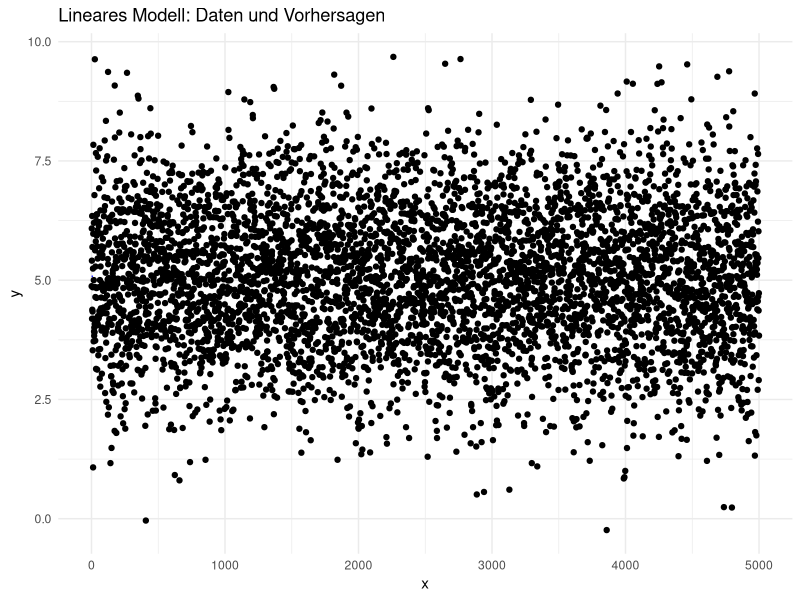
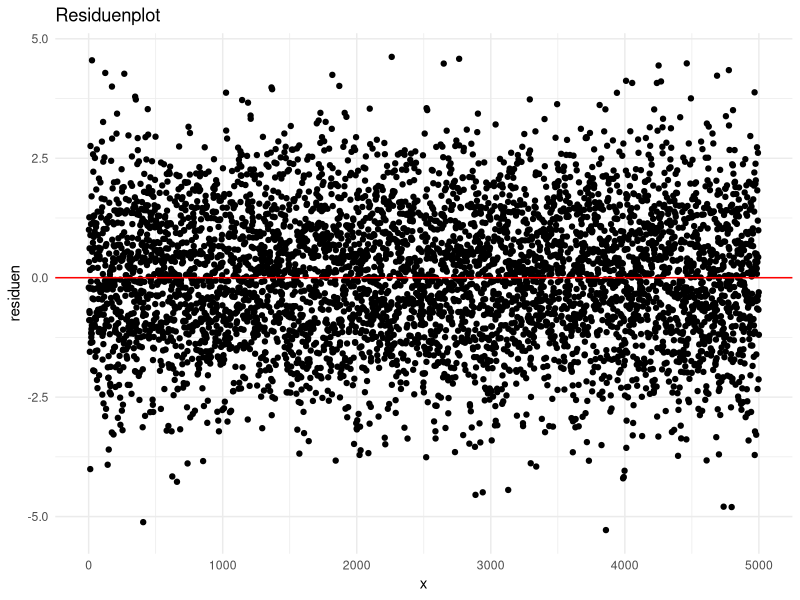

These charts were generated, in order, by the following R code: (Note: this script raises an error after producing the figures.)
# Einfaches R-Skript für GitHub Actions mit Tidyverse
# Installiere Abhängigkeiten
install.packages(c("ggplot2", "dplyr", "tidyr", "readr", "tibble"))

# Lade Bibliotheken
library(ggplot2)
library(dplyr)
library(readr)
library(tibble)

# Print Informationen zur R-Version
print("R-Version Information:")
print(R.version)

# Erstelle einen einfachen Datensatz
daten <- tibble(
  x = 1:5000,
  y = rnorm(5000, mean = 5, sd = 1.4)
)

# Berechne einige Statistiken
print("Deskriptive Statistik:")
daten %>%
  summarise(
    mean_y = mean(y),
    sd_y = sd(y),
    min_y = min(y),
    max_y = max(y)
  ) %>%
  print()

# Erstelle ein einfaches lineares Modell
modell <- lm(y ~ x, data = daten)
print("Lineares Modell Zusammenfassung:")
print(summary(modell))

# Erzeuge eine Ausgabedatei mit den Ergebnissen
ergebnisse <- tibble(
  x_wert = seq(1, 10, 0.5)
) %>%
  mutate(vorhersage = predict(modell, newdata = tibble(x = x_wert)))

# Speichere die Ergebnisse
write_csv(ergebnisse, "ergebnisse.csv")
print("Ergebnisse wurden in 'ergebnisse.csv' gespeichert.")

# Visualisierung der Daten und des Modells
p1 <- daten %>%
  ggplot(aes(x = x, y = y)) +
  geom_point() +
  geom_line(data = ergebnisse, aes(x = x_wert, y = vorhersage), color = "blue") +
  ggtitle("Lineares Modell: Daten und Vorhersagen") +
  theme_minimal()

ggsave("modell_visualisierung.png", plot = p1)
print("Die Visualisierung wurde als 'modell_visualisierung.png' gespeichert.")

# Residuenanalyse
residuen <- resid(modell)
p2 <- tibble(x = daten$x, residuen = residuen) %>%
  ggplot(aes(x = x, y = residuen)) +
  geom_point() +
  geom_hline(yintercept = 0, color = "red") +
  ggtitle("Residuenplot") +
  theme_minimal()

ggsave("residuen_visualisierung.png", plot = p2)
print("Residuen-Visualisierung wurde als 'residuen_visualisierung.png' gespeichert.")

# Automatische Überprüfung der Modellgüte
if(summary(modell)$r.squared < 0.8) {
  print("Warnung: Modellgüte (R²) ist unter 0.8!")
}

# Erweiterung: Komplexeres Modell mit einer zusätzlichen Variable
daten <- daten %>%
  mutate(z = rnorm(10, mean = 3, sd = 1))
modell_erweitert <- lm(y ~ x + z, data = daten)
print("Erweitertes Modell Zusammenfassung:")
print(summary(modell_erweitert))

# Modellzusammenfassung speichern
sink("modell_zusammenfassung.txt")
print(summary(modell))
print(summary(modell_erweitert))
sink()

# Hinweis
print("Die erweiterten Analysen und Ergebnisse wurden gespeichert.")
